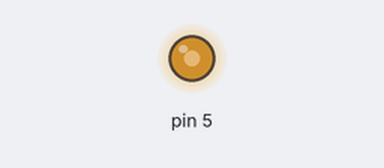
The sketch below on a simulated Arduino Uno, built with avr-gcc and run on an emulated ATmega328P. On the bench: output pins drawn as LEDs (lit = HIGH).

Above: at 0.1 s.
Timing chart, 0 to 1.6 s (numbered marks = the images above):
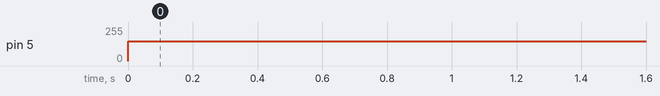

Measured:
- by itself, pin 5: 0/255 → 150/255 at 0.00 s

The sketch:

motordc.ino
```cpp
//Menggerakkan Motor DC pada PIN PWM 5

void setup() {
pinMode(5,OUTPUT);
}

void loop() {
analogWrite(5,150);
}
```
